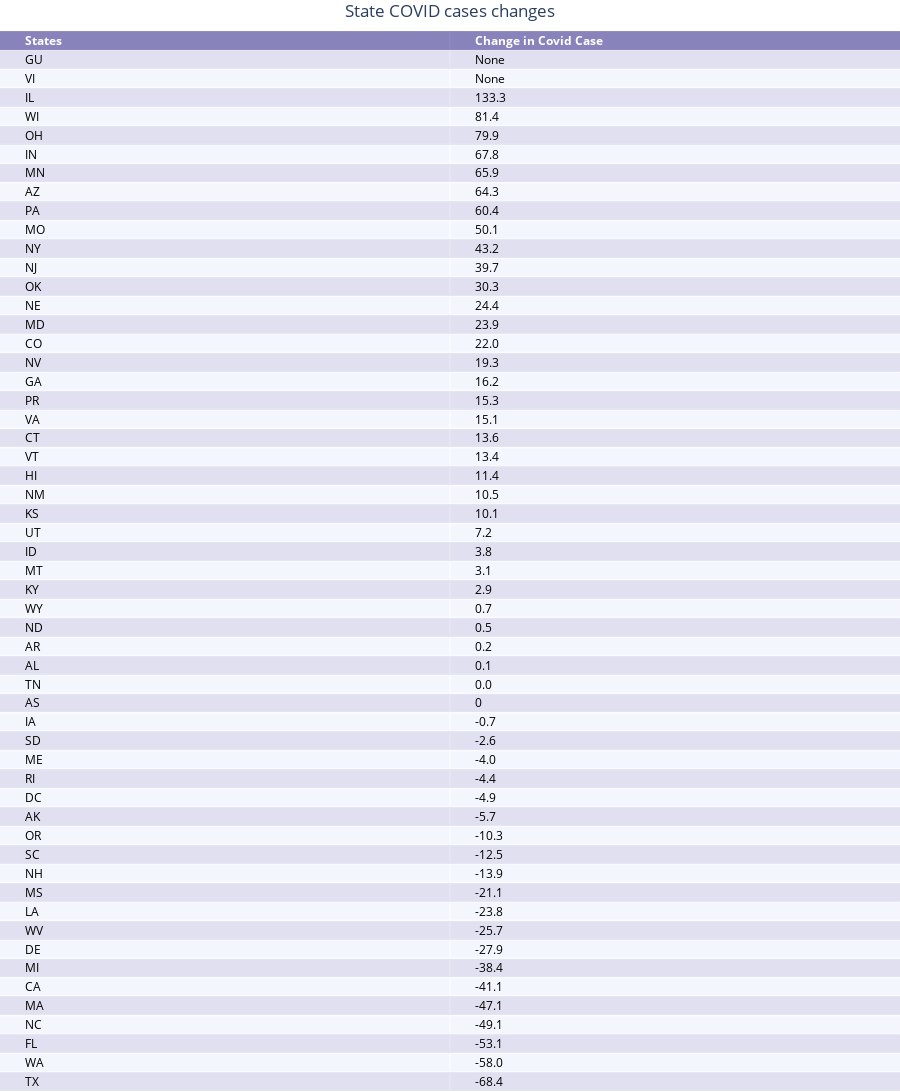

Notebook code for this chart:
### Code cell
# Additional - II table
df_a_2 = statecovid

fig_a_2 = ff.create_table(df_a_2, colorscale=colorscale)

fig_a_2.update_layout(
    {'margin':{'t':30}},
    title={
        "text":"State COVID cases changes",
        "y":0.995,
        "x":0.5,
        "xanchor":"center",
        "yanchor":"top"
    },
    autosize=True
)

fig_a_2.show()

### Figure 1 — Plotly figure (JSON) as saved in the notebook; plotly's stock layout.template omitted (floating-point values rounded to 4 significant figures)
{"data": [{"colorscale": [[0, "#6a60a9"], [0.5, "#dedcee"], [1, "#F8FAFF"]], "hoverinfo": "none", "opacity": 0.75, "showscale": false, "type": "heatmap", "z": [[0, 0], [0.5, 0.5], [1, 1], [0.5, 0.5], [1, 1], [0.5, 0.5], [1, 1], [0.5, 0.5], [1, 1], [0.5, 0.5], [1, 1], [0.5, 0.5], [1, 1], [0.5, 0.5], [1, 1], [0.5, 0.5], [1, 1], [0.5, 0.5], [1, 1], [0.5, 0.5], [1, 1], [0.5, 0.5], [1, 1], [0.5, 0.5], [1, 1], [0.5, 0.5], [1, 1], [0.5, 0.5], [1, 1], [0.5, 0.5], [1, 1], [0.5, 0.5], [1, 1], [0.5, 0.5], [1, 1], [0.5, 0.5], [1, 1], [0.5, 0.5], [1, 1], [0.5, 0.5], [1, 1], [0.5, 0.5], [1, 1], [0.5, 0.5], [1, 1], [0.5, 0.5], [1, 1], [0.5, 0.5], [1, 1], [0.5, 0.5], [1, 1], [0.5, 0.5], [1, 1], [0.5, 0.5], [1, 1], [0.5, 0.5]]}], "layout": {"annotations": [{"align": "left", "font": {"color": "#ffffff"}, "showarrow": false, "text": "<b>States</b>", "x": -0.45, "xanchor": "left", "xref": "x", "y": 0, "yref": "y"}, {"align": "left", "font": {"color": "#ffffff"}, "showarrow": false, "text": "<b>Change in Covid Case</b>", "x": 0.55, "xanchor": "left", "xref": "x", "y": 0, "yref": "y"}, {"align": "left", "font": {"color": "#000000"}, "showarrow": false, "text": "GU", "x": -0.45, "xanchor": "left", "xref": "x", "y": 1, "yref": "y"}, {"align": "left", "font": {"color": "#000000"}, "showarrow": false, "text": "None", "x": 0.55, "xanchor": "left", "xref": "x", "y": 1, "yref": "y"}, {"align": "left", "font": {"color": "#000000"}, "showarrow": false, "text": "VI", "x": -0.45, "xanchor": "left", "xref": "x", "y": 2, "yref": "y"}, {"align": "left", "font": {"color": "#000000"}, "showarrow": false, "text": "None", "x": 0.55, "xanchor": "left", "xref": "x", "y": 2, "yref": "y"}, {"align": "left", "font": {"color": "#000000"}, "showarrow": false, "text": "IL", "x": -0.45, "xanchor": "left", "xref": "x", "y": 3, "yref": "y"}, {"align": "left", "font": {"color": "#000000"}, "showarrow": false, "text": "133.3", "x": 0.55, "xanchor": "left", "xref": "x", "y": 3, "yref": "y"}, {"align": "left", "font": {"color": "#000000"}, "showarrow": false, "text": "WI", "x": -0.45, "xanchor": "left", "xref": "x", "y": 4, "yref": "y"}, {"align": "left", "font": {"color": "#000000"}, "showarrow": false, "text": "81.4", "x": 0.55, "xanchor": "left", "xref": "x", "y": 4, "yref": "y"}, {"align": "left", "font": {"color": "#000000"}, "showarrow": false, "text": "OH", "x": -0.45, "xanchor": "left", "xref": "x", "y": 5, "yref": "y"}, {"align": "left", "font": {"color": "#000000"}, "showarrow": false, "text": "79.9", "x": 0.55, "xanchor": "left", "xref": "x", "y": 5, "yref": "y"}, {"align": "left", "font": {"color": "#000000"}, "showarrow": false, "text": "IN", "x": -0.45, "xanchor": "left", "xref": "x", "y": 6, "yref": "y"}, {"align": "left", "font": {"color": "#000000"}, "showarrow": false, "text": "67.8", "x": 0.55, "xanchor": "left", "xref": "x", "y": 6, "yref": "y"}, {"align": "left", "font": {"color": "#000000"}, "showarrow": false, "text": "MN", "x": -0.45, "xanchor": "left", "xref": "x", "y": 7, "yref": "y"}, {"align": "left", "font": {"color": "#000000"}, "showarrow": false, "text": "65.9", "x": 0.55, "xanchor": "left", "xref": "x", "y": 7, "yref": "y"}, {"align": "left", "font": {"color": "#000000"}, "showarrow": false, "text": "AZ", "x": -0.45, "xanchor": "left", "xref": "x", "y": 8, "yref": "y"}, {"align": "left", "font": {"color": "#000000"}, "showarrow": false, "text": "64.3", "x": 0.55, "xanchor": "left", "xref": "x", "y": 8, "yref": "y"}, {"align": "left", "font": {"color": "#000000"}, "showarrow": false, "text": "PA", "x": -0.45, "xanchor": "left", "xref": "x", "y": 9, "yref": "y"}, {"align": "left", "font": {"color": "#000000"}, "showarrow": false, "text": "60.4", "x": 0.55, "xanchor": "left", "xref": "x", "y": 9, "yref": "y"}, {"align": "left", "font": {"color": "#000000"}, "showarrow": false, "text": "MO", "x": -0.45, "xanchor": "left", "xref": "x", "y": 10, "yref": "y"}, {"align": "left", "font": {"color": "#000000"}, "showarrow": false, "text": "50.1", "x": 0.55, "xanchor": "left", "xref": "x", "y": 10, "yref": "y"}, {"align": "left", "font": {"color": "#000000"}, "showarrow": false, "text": "NY", "x": -0.45, "xanchor": "left", "xref": "x", "y": 11, "yref": "y"}, {"align": "left", "font": {"color": "#000000"}, "showarrow": false, "text": "43.2", "x": 0.55, "xanchor": "left", "xref": "x", "y": 11, "yref": "y"}, {"align": "left", "font": {"color": "#000000"}, "showarrow": false, "text": "NJ", "x": -0.45, "xanchor": "left", "xref": "x", "y": 12, "yref": "y"}, {"align": "left", "font": {"color": "#000000"}, "showarrow": false, "text": "39.7", "x": 0.55, "xanchor": "left", "xref": "x", "y": 12, "yref": "y"}, {"align": "left", "font": {"color": "#000000"}, "showarrow": false, "text": "OK", "x": -0.45, "xanchor": "left", "xref": "x", "y": 13, "yref": "y"}, {"align": "left", "font": {"color": "#000000"}, "showarrow": false, "text": "30.3", "x": 0.55, "xanchor": "left", "xref": "x", "y": 13, "yref": "y"}, {"align": "left", "font": {"color": "#000000"}, "showarrow": false, "text": "NE", "x": -0.45, "xanchor": "left", "xref": "x", "y": 14, "yref": "y"}, {"align": "left", "font": {"color": "#000000"}, "showarrow": false, "text": "24.4", "x": 0.55, "xanchor": "left", "xref": "x", "y": 14, "yref": "y"}, {"align": "left", "font": {"color": "#000000"}, "showarrow": false, "text": "MD", "x": -0.45, "xanchor": "left", "xref": "x", "y": 15, "yref": "y"}, {"align": "left", "font": {"color": "#000000"}, "showarrow": false, "text": "23.9", "x": 0.55, "xanchor": "left", "xref": "x", "y": 15, "yref": "y"}, {"align": "left", "font": {"color": "#000000"}, "showarrow": false, "text": "CO", "x": -0.45, "xanchor": "left", "xref": "x", "y": 16, "yref": "y"}, {"align": "left", "font": {"color": "#000000"}, "showarrow": false, "text": "22.0", "x": 0.55, "xanchor": "left", "xref": "x", "y": 16, "yref": "y"}, {"align": "left", "font": {"color": "#000000"}, "showarrow": false, "text": "NV", "x": -0.45, "xanchor": "left", "xref": "x", "y": 17, "yref": "y"}, {"align": "left", "font": {"color": "#000000"}, "showarrow": false, "text": "19.3", "x": 0.55, "xanchor": "left", "xref": "x", "y": 17, "yref": "y"}, {"align": "left", "font": {"color": "#000000"}, "showarrow": false, "text": "GA", "x": -0.45, "xanchor": "left", "xref": "x", "y": 18, "yref": "y"}, {"align": "left", "font": {"color": "#000000"}, "showarrow": false, "text": "16.2", "x": 0.55, "xanchor": "left", "xref": "x", "y": 18, "yref": "y"}, {"align": "left", "font": {"color": "#000000"}, "showarrow": false, "text": "PR", "x": -0.45, "xanchor": "left", "xref": "x", "y": 19, "yref": "y"}, {"align": "left", "font": {"color": "#000000"}, "showarrow": false, "text": "15.3", "x": 0.55, "xanchor": "left", "xref": "x", "y": 19, "yref": "y"}, {"align": "left", "font": {"color": "#000000"}, "showarrow": false, "text": "VA", "x": -0.45, "xanchor": "left", "xref": "x", "y": 20, "yref": "y"}, {"align": "left", "font": {"color": "#000000"}, "showarrow": false, "text": "15.1", "x": 0.55, "xanchor": "left", "xref": "x", "y": 20, "yref": "y"}, {"align": "left", "font": {"color": "#000000"}, "showarrow": false, "text": "CT", "x": -0.45, "xanchor": "left", "xref": "x", "y": 21, "yref": "y"}, {"align": "left", "font": {"color": "#000000"}, "showarrow": false, "text": "13.6", "x": 0.55, "xanchor": "left", "xref": "x", "y": 21, "yref": "y"}, {"align": "left", "font": {"color": "#000000"}, "showarrow": false, "text": "VT", "x": -0.45, "xanchor": "left", "xref": "x", "y": 22, "yref": "y"}, {"align": "left", "font": {"color": "#000000"}, "showarrow": false, "text": "13.4", "x": 0.55, "xanchor": "left", "xref": "x", "y": 22, "yref": "y"}, {"align": "left", "font": {"color": "#000000"}, "showarrow": false, "text": "HI", "x": -0.45, "xanchor": "left", "xref": "x", "y": 23, "yref": "y"}, {"align": "left", "font": {"color": "#000000"}, "showarrow": false, "text": "11.4", "x": 0.55, "xanchor": "left", "xref": "x", "y": 23, "yref": "y"}, {"align": "left", "font": {"color": "#000000"}, "showarrow": false, "text": "NM", "x": -0.45, "xanchor": "left", "xref": "x", "y": 24, "yref": "y"}, {"align": "left", "font": {"color": "#000000"}, "showarrow": false, "text": "10.5", "x": 0.55, "xanchor": "left", "xref": "x", "y": 24, "yref": "y"}, {"align": "left", "font": {"color": "#000000"}, "showarrow": false, "text": "KS", "x": -0.45, "xanchor": "left", "xref": "x", "y": 25, "yref": "y"}, {"align": "left", "font": {"color": "#000000"}, "showarrow": false, "text": "10.1", "x": 0.55, "xanchor": "left", "xref": "x", "y": 25, "yref": "y"}, {"align": "left", "font": {"color": "#000000"}, "showarrow": false, "text": "UT", "x": -0.45, "xanchor": "left", "xref": "x", "y": 26, "yref": "y"}, {"align": "left", "font": {"color": "#000000"}, "showarrow": false, "text": "7.2", "x": 0.55, "xanchor": "left", "xref": "x", "y": 26, "yref": "y"}, {"align": "left", "font": {"color": "#000000"}, "showarrow": false, "text": "ID", "x": -0.45, "xanchor": "left", "xref": "x", "y": 27, "yref": "y"}, {"align": "left", "font": {"color": "#000000"}, "showarrow": false, "text": "3.8", "x": 0.55, "xanchor": "left", "xref": "x", "y": 27, "yref": "y"}, {"align": "left", "font": {"color": "#000000"}, "showarrow": false, "text": "MT", "x": -0.45, "xanchor": "left", "xref": "x", "y": 28, "yref": "y"}, {"align": "left", "font": {"color": "#000000"}, "showarrow": false, "text": "3.1", "x": 0.55, "xanchor": "left", "xref": "x", "y": 28, "yref": "y"}, {"align": "left", "font": {"color": "#000000"}, "showarrow": false, "text": "KY", "x": -0.45, "xanchor": "left", "xref": "x", "y": 29, "yref": "y"}, {"align": "left", "font": {"color": "#000000"}, "showarrow": false, "text": "2.9", "x": 0.55, "xanchor": "left", "xref": "x", "y": 29, "yref": "y"}, {"align": "left", "font": {"color": "#000000"}, "showarrow": false, "text": "WY", "x": -0.45, "xanchor": "left", "xref": "x", "y": 30, "yref": "y"}, {"align": "left", "font": {"color": "#000000"}, "showarrow": false, "text": "0.7", "x": 0.55, "xanchor": "left", "xref": "x", "y": 30, "yref": "y"}, {"align": "left", "font": {"color": "#000000"}, "showarrow": false, "text": "ND", "x": -0.45, "xanchor": "left", "xref": "x", "y": 31, "yref": "y"}, {"align": "left", "font": {"color": "#000000"}, "showarrow": false, "text": "0.5", "x": 0.55, "xanchor": "left", "xref": "x", "y": 31, "yref": "y"}, {"align": "left", "font": {"color": "#000000"}, "showarrow": false, "text": "AR", "x": -0.45, "xanchor": "left", "xref": "x", "y": 32, "yref": "y"}, {"align": "left", "font": {"color": "#000000"}, "showarrow": false, "text": "0.2", "x": 0.55, "xanchor": "left", "xref": "x", "y": 32, "yref": "y"}, {"align": "left", "font": {"color": "#000000"}, "showarrow": false, "text": "AL", "x": -0.45, "xanchor": "left", "xref": "x", "y": 33, "yref": "y"}, {"align": "left", "font": {"color": "#000000"}, "showarrow": false, "text": "0.1", "x": 0.55, "xanchor": "left", "xref": "x", "y": 33, "yref": "y"}, {"align": "left", "font": {"color": "#000000"}, "showarrow": false, "text": "TN", "x": -0.45, "xanchor": "left", "xref": "x", "y": 34, "yref": "y"}, {"align": "left", "font": {"color": "#000000"}, "showarrow": false, "text": "0.0", "x": 0.55, "xanchor": "left", "xref": "x", "y": 34, "yref": "y"}, {"align": "left", "font": {"color": "#000000"}, "showarrow": false, "text": "AS", "x": -0.45, "xanchor": "left", "xref": "x", "y": 35, "yref": "y"}, {"align": "left", "font": {"color": "#000000"}, "showarrow": false, "text": "0", "x": 0.55, "xanchor": "left", "xref": "x", "y": 35, "yref": "y"}, {"align": "left", "font": {"color": "#000000"}, "showarrow": false, "text": "IA", "x": -0.45, "xanchor": "left", "xref": "x", "y": 36, "yref": "y"}, {"align": "left", "font": {"color": "#000000"}, "showarrow": false, "text": "-0.7", "x": 0.55, "xanchor": "left", "xref": "x", "y": 36, "yref": "y"}, {"align": "left", "font": {"color": "#000000"}, "showarrow": false, "text": "SD", "x": -0.45, "xanchor": "left", "xref": "x", "y": 37, "yref": "y"}, {"align": "left", "font": {"color": "#000000"}, "showarrow": false, "text": "-2.6", "x": 0.55, "xanchor": "left", "xref": "x", "y": 37, "yref": "y"}, {"align": "left", "font": {"color": "#000000"}, "showarrow": false, "text": "ME", "x": -0.45, "xanchor": "left", "xref": "x", "y": 38, "yref": "y"}, {"align": "left", "font": {"color": "#000000"}, "showarrow": false, "text": "-4.0", "x": 0.55, "xanchor": "left", "xref": "x", "y": 38, "yref": "y"}, {"align": "left", "font": {"color": "#000000"}, "showarrow": false, "text": "RI", "x": -0.45, "xanchor": "left", "xref": "x", "y": 39, "yref": "y"}, {"align": "left", "font": {"color": "#000000"}, "showarrow": false, "text": "-4.4", "x": 0.55, "xanchor": "left", "xref": "x", "y": 39, "yref": "y"}, {"align": "left", "font": {"color": "#000000"}, "showarrow": false, "text": "DC", "x": -0.45, "xanchor": "left", "xref": "x", "y": 40, "yref": "y"}, {"align": "left", "font": {"color": "#000000"}, "showarrow": false, "text": "-4.9", "x": 0.55, "xanchor": "left", "xref": "x", "y": 40, "yref": "y"}, {"align": "left", "font": {"color": "#000000"}, "showarrow": false, "text": "AK", "x": -0.45, "xanchor": "left", "xref": "x", "y": 41, "yref": "y"}, {"align": "left", "font": {"color": "#000000"}, "showarrow": false, "text": "-5.7", "x": 0.55, "xanchor": "left", "xref": "x", "y": 41, "yref": "y"}, {"align": "left", "font": {"color": "#000000"}, "showarrow": false, "text": "OR", "x": -0.45, "xanchor": "left", "xref": "x", "y": 42, "yref": "y"}, {"align": "left", "font": {"color": "#000000"}, "showarrow": false, "text": "-10.3", "x": 0.55, "xanchor": "left", "xref": "x", "y": 42, "yref": "y"}, {"align": "left", "font": {"color": "#000000"}, "showarrow": false, "text": "SC", "x": -0.45, "xanchor": "left", "xref": "x", "y": 43, "yref": "y"}, {"align": "left", "font": {"color": "#000000"}, "showarrow": false, "text": "-12.5", "x": 0.55, "xanchor": "left", "xref": "x", "y": 43, "yref": "y"}, {"align": "left", "font": {"color": "#000000"}, "showarrow": false, "text": "NH", "x": -0.45, "xanchor": "left", "xref": "x", "y": 44, "yref": "y"}, {"align": "left", "font": {"color": "#000000"}, "showarrow": false, "text": "-13.9", "x": 0.55, "xanchor": "left", "xref": "x", "y": 44, "yref": "y"}, {"align": "left", "font": {"color": "#000000"}, "showarrow": false, "text": "MS", "x": -0.45, "xanchor": "left", "xref": "x", "y": 45, "yref": "y"}, {"align": "left", "font": {"color": "#000000"}, "showarrow": false, "text": "-21.1", "x": 0.55, "xanchor": "left", "xref": "x", "y": 45, "yref": "y"}, {"align": "left", "font": {"color": "#000000"}, "showarrow": false, "text": "LA", "x": -0.45, "xanchor": "left", "xref": "x", "y": 46, "yref": "y"}, {"align": "left", "font": {"color": "#000000"}, "showarrow": false, "text": "-23.8", "x": 0.55, "xanchor": "left", "xref": "x", "y": 46, "yref": "y"}, {"align": "left", "font": {"color": "#000000"}, "showarrow": false, "text": "WV", "x": -0.45, "xanchor": "left", "xref": "x", "y": 47, "yref": "y"}, {"align": "left", "font": {"color": "#000000"}, "showarrow": false, "text": "-25.7", "x": 0.55, "xanchor": "left", "xref": "x", "y": 47, "yref": "y"}, {"align": "left", "font": {"color": "#000000"}, "showarrow": false, "text": "DE", "x": -0.45, "xanchor": "left", "xref": "x", "y": 48, "yref": "y"}, {"align": "left", "font": {"color": "#000000"}, "showarrow": false, "text": "-27.9", "x": 0.55, "xanchor": "left", "xref": "x", "y": 48, "yref": "y"}, {"align": "left", "font": {"color": "#000000"}, "showarrow": false, "text": "MI", "x": -0.45, "xanchor": "left", "xref": "x", "y": 49, "yref": "y"}, {"align": "left", "font": {"color": "#000000"}, "showarrow": false, "text": "-38.4", "x": 0.55, "xanchor": "left", "xref": "x", "y": 49, "yref": "y"}, {"align": "left", "font": {"color": "#000000"}, "showarrow": false, "text": "CA", "x": -0.45, "xanchor": "left", "xref": "x", "y": 50, "yref": "y"}, {"align": "left", "font": {"color": "#000000"}, "showarrow": false, "text": "-41.1", "x": 0.55, "xanchor": "left", "xref": "x", "y": 50, "yref": "y"}, {"align": "left", "font": {"color": "#000000"}, "showarrow": false, "text": "MA", "x": -0.45, "xanchor": "left", "xref": "x", "y": 51, "yref": "y"}, {"align": "left", "font": {"color": "#000000"}, "showarrow": false, "text": "-47.1", "x": 0.55, "xanchor": "left", "xref": "x", "y": 51, "yref": "y"}, {"align": "left", "font": {"color": "#000000"}, "showarrow": false, "text": "NC", "x": -0.45, "xanchor": "left", "xref": "x", "y": 52, "yref": "y"}, {"align": "left", "font": {"color": "#000000"}, "showarrow": false, "text": "-49.1", "x": 0.55, "xanchor": "left", "xref": "x", "y": 52, "yref": "y"}, {"align": "left", "font": {"color": "#000000"}, "showarrow": false, "text": "FL", "x": -0.45, "xanchor": "left", "xref": "x", "y": 53, "yref": "y"}, {"align": "left", "font": {"color": "#000000"}, "showarrow": false, "text": "-53.1", "x": 0.55, "xanchor": "left", "xref": "x", "y": 53, "yref": "y"}, {"align": "left", "font": {"color": "#000000"}, "showarrow": false, "text": "WA", "x": -0.45, "xanchor": "left", "xref": "x", "y": 54, "yref": "y"}, {"align": "left", "font": {"color": "#000000"}, "showarrow": false, "text": "-58.0", "x": 0.55, "xanchor": "left", "xref": "x", "y": 54, "yref": "y"}, {"align": "left", "font": {"color": "#000000"}, "showarrow": false, "text": "TX", "x": -0.45, "xanchor": "left", "xref": "x", "y": 55, "yref": "y"}, {"align": "left", "font": {"color": "#000000"}, "showarrow": false, "text": "-68.4", "x": 0.55, "xanchor": "left", "xref": "x", "y": 55, "yref": "y"}], "autosize": true, "height": 1730, "margin": {"b": 0, "l": 0, "r": 0, "t": 30}, "title": {"text": "State COVID cases changes", "x": 0.5, "xanchor": "center", "y": 0.995, "yanchor": "top"}, "xaxis": {"dtick": 1, "gridwidth": 2, "showticklabels": false, "tick0": -0.5, "ticks": "", "zeroline": false}, "yaxis": {"autorange": "reversed", "dtick": 1, "gridwidth": 2, "showticklabels": false, "tick0": 0.5, "ticks": "", "zeroline": false}}}
